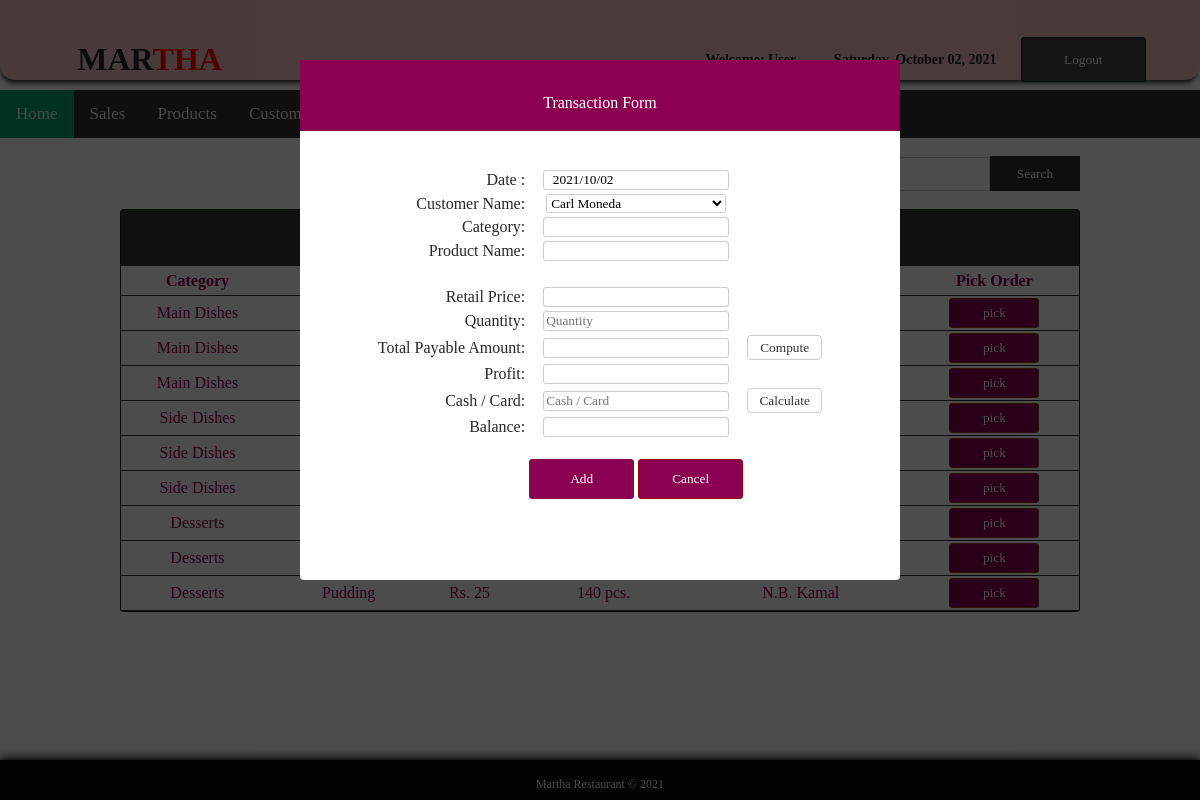
The app's page /process_sales.php (signed in) with its own data.
### tables this page shows
CREATE TABLE `products` (
  `id` int(11) NOT NULL,
  `category` varchar(100) NOT NULL,
  `name` varchar(100) NOT NULL,
  `quantity` int(11) NOT NULL,
  `purchase` int(11) NOT NULL,
  `retail` int(11) NOT NULL,
  `supplier` varchar(100) NOT NULL
);

### process_sales.php (the view, shortened to what this page needs)
<!DOCTYPE html PUBLIC "-//W3C//DTD XHTML 1.0 Transitional//EN" "http://www.w3.org/TR/xhtml1/DTD/xhtml1-transitional.dtd">
<html xmlns="http://www.w3.org/1999/xhtml">
<head>
</head>
<link rel="stylesheet" type="text/css" href="css/css1.css">
<body>
<div id="container">
<div id="header">
<table cellspacing="0" width="100%" border="0" cellpadding="20px">
<tr>
	<td width="56%">
    <table width="41%" border="0" cellspacing="0" cellpadding="0">
	  <tr>
	  <th scope="col"><h1>MAR<span style="color:red;">THA</span></h1></th>
	    </tr>
	  </table></td>
    <td style="font-size:14px;">
      <table width="93%" border="0" cellspacing="0" cellpadding="0">
        <tr>
        	<th scope="col">Welcome: <?php echo $_SESSION['access'];?></th>
          	<th scope="col"><?php
			$Today = date('y:m:d',time());
			$new = date('l, F d, Y', strtotime($Today));
			echo $new;
			?></th>
          	<th scope="col" width="20px"><a href="logout.php">
            <input type="button" id="btnadd" value="Logout" align="middle" />
          	</a></th>
        </tr>
  </table></td>
    </tr>
</table>
</div>
<br><br><br><br><br>
<div class="topnav" id="myTopnav">
  <a href="index.php" class="active">Home</a>
  <a href="sales.php">Sales</a>
  <a href="products.php">Products</a>
  <a href="customers.php">Customers</a>
  <a href="suppliers.php">Suppliers</a>
  <div class="dropdown">
    <button class="dropbtn">Sales Report
    </button>
  </div>
</div>
<br>
<table width="80%" border="0" align="center" cellpadding="0" cellspacing="0">
      <tr>
      	<td width="573">&nbsp;  </td>
        <td width="304" align="right"><form action="result.php" method="get" ecntype="multipart/data-form">
        <input type="submit" id="btnsearch" value="Search" name="search" />
        </form></td>
      </tr>
    </table></th>
  <div id="footer">
<table border="0" cellpadding="15px" align="center"; style="size: 12px; font-family: 'Comic Sans MS', cursive; color: #FFF; font-size: 12px;">
<tr>
	<td>
  Martha Restaurant &copy; 2021
    </td>
</tr>
</table>
</div>
  <div id="popup-box2" class="popup-position1">
<div id="popup-wrapper2">
<div id="popup-container2">
    <div id="popup-head-color5">
    <br>
    <p style="font-family:'Comic Sans MS', cursive; font-size:16px;"> Transaction Form </p>
    </div>
<?php
include 'config.php';
$id = $_GET['id'];
$view = "SELECT * from products where md5(id) = '$id'";
$result = $db_link->query($view);
$row = $result->fetch_assoc();
?>
    <br>
    <form action="" method="POST">
    <table border="0" align="center">
    <tr>
    <td align="right"> Date : </td>
    <td> <input type="text" name="dates" id="txtbox" value="<?php echo "  ". date("Y/m/d")?>" readonly> </td>
    </tr>
    <tr>
    <td align="right">Customer Name:</td>
    <td>
    <select name="customers" id="txtbox" readonly>
    <?php
	require('config.php');
	$query="SELECT * FROM customers";
	$result=mysqli_query($db_link, $query);
	while ($row1=mysqli_fetch_array($result)){?>
	<option><?php echo $row1['name']; ?></option>
	<?php
}?>
    </select>
    </td>
    </tr>
    <tr>
    <td align="right">Category:</td>
    <td><input type="text" id="txtbox" name="category" value="<?php echo $row['category'];?>" readonly><br></td>
    </tr>
    <tr>
    <td align="right">Product Name:</td>
    <td><input type="text" id="txtbox" name="name" value="<?php echo $row['name'];?>" readonly><br></td>
    </tr>
    <form method="POST">
    <form method="post">
    <tr>
    <td><input type="text" id="txtbox" name="purchase" value="<?php echo $row['purchase'];?>" hidden><br></td>
    </tr>
    <tr>
    <td align="right">Retail Price:</td>
    <td><input type="text" id="txtbox" name="amnt" value="<?php echo $row['retail'];?>" readonly><br></td>
    </tr>
    <tr>
    <td align="right">Quantity:</td>
    <td><input type="text" id="txtbox" name="quant" value="<?php echo @$quant ?>" placeholder="Quantity" required></td>
    </tr>
    <tr>
    <td align="right">Total Payable Amount:</td>
    <td><input type="text" id="txtbox" name="total" value="<?php echo @$total ?>" readonly></td>
    <td><input type="submit" name="calculate" value="Compute" id="btncalc"></td>
    </tr>
    <tr>
    <td align="right">Profit:</td>
    <td><input type="text" id="txtbox" name="profit" value="<?php echo @$profit ?>" readonly><br></td>
    </tr>
    </form>
    <tr>
    <td align="right">Cash / Card:</td>
    <td><input type="text" id="txtbox" value="<?php echo @$payment ?>" name="tendered" placeholder="Cash / Card"></td>
    <td><input type="submit" value="Calculate" name="sub" id="btncalc"></td>
    </tr>
    <tr>
    <td align="right">Balance:</td>
    <td><input type="text" id="txtbox" name="changed" value="<?php echo @$change ?>" readonly></td>
    </tr>
    </form>
    <br>
    <tr  align="center">
    <td>&nbsp;  </td>
    <td>
    <br>
    <input type="SUBMIT" name="update" id="btnnav1" value="Add"></form>
    <a href="sales.php"><input type="button" id="btnnav1" style="border:1px solid #900; background: #8c0052; height:40px; width:105px; border-radius:3px; color:#FFF;" value="Cancel"></a>
</div>
</div>
</div>
  <br>
  <tr>
    <td>
    <table border="0" cellpadding="0" cellspacing="0" align="center" width="80%" style="border:1px solid #030; color:#8c0052;">
     <tr>
     <th colspan="7" align="center" height="55px" style="border-bottom:1px solid #363636; background: #363636; color:#FFF;"> Select Products </th>
    </tr>
      <tr height="30px">
        <th style="border-bottom:1px solid #333;"> Category </th>
        <th style="border-bottom:1px solid #333;"> Name </th>
        <th style="border-bottom:1px solid #333;"> Price </th>
        <th style="border-bottom:1px solid #333;"> Quantity Left </th>
        <th style="border-bottom:1px solid #333;"> Supplier </th>
        <th style="border-bottom:1px solid #333;"> Pick Order </th>
      </tr>
       <?php
require('config.php');
$query="SELECT * FROM products";
$result=mysqli_query($db_link, $query);
while ($row=mysqli_fetch_array($result)){?>
      <tr align="center" style="height:35px">
      	<td style="border-bottom:1px solid #333;"> <?php echo $row['category']; ?> </td>
        <td style="border-bottom:1px solid #333;"> <?php echo $row['name']; ?> </td>
        <td style="border-bottom:1px solid #333;">Rs. <?php echo $row['retail']; ?> </td>
        <td style="border-bottom:1px solid #333;"> <?php echo $row['quantity']; ?> pcs. </td>
        <td style="border-bottom:1px solid #333;"> <?php echo $row['supplier']; ?> </td>
        <td style="border-bottom:1px solid #333;">
        <a href="process_sales.php?id=<?php echo md5($row['id']);?>"><input type="button" value="pick" style="width:90px; height:30px; color:#FFF; background: #8c0052; border:1px solid #930; border-radius:3px; font-family: 'Comic Sans MS', cursive;"></a>
        </td>
      </tr>
   <?php
}?>
    </table>
  </td>
  </tr>
</div>
</body>
</html>

### css/css1.css (style rules this page uses)
html { font-family: "Comic sans MS", cursive; color: rgb(41, 38, 37); height:100%; margin:0; padding:0; -webkit-background-size: cover; -moz-background-size: cover; -o-background-size: cover; background-size: cover; }
body { margin:0; font-size:16px; height:100%; margin:0; padding:0; background:url(../images/bg_food.jpg) no-repeat center fixed; -webkit-background-size: cover; -moz-background-size: cover; -o-background-size: cover; background-size: cover; }
#container { height:100px; width: auto; margin:0 auto; }
#header { box-shadow: -1px 5px 5px -2px #333333; position:fixed; width:100%; height:80px; border-radius:0px 0px 15px 15px; background-color:rgb(247, 195, 195); }
#footer { clear: both; background: rgb(1, 12, 12); height: 40px; width: 100%; position: fixed; left: 0px; bottom: 0px; text-align: center; box-shadow:0px -1px 10px 1px #000; }
#btnnav1 { border:1px solid #8c0052; background: #8c0052; border-radius:3px; height:40px; width:105px; color:#FFF; font-family:"Comic Sans MS", cursive; }
#btnsearch { border:1px solid #333; background: rgb(48, 48, 58); height:35px; width:90px; color: #FFF; font-family:"Comic Sans MS", cursive; }
#btnadd { border:1px solid #033; background: rgb(73, 64, 72); border-radius:3px; height:45px; width:125px; color: #FFF; font-family:"Comic Sans MS", cursive; }
#txtbox { border:1px solid #CCC; background: #FFF; border-radius:3px; width:180px; font-family:"Comic Sans MS", cursive; }
.popup-position1 { display: block; position:fixed; top:0; left:0; background-color:rgba(0,0,0,0.7); width:100%; height:100%; }
#popup-wrapper2 { width:600px; margin:60px auto; text-align:center; }
#popup-container2 { background-color:#fff; border-radius:4px; text-align:center; height:520px; }
#popup-head-color5 { width:600px; height:1px; color:#FFF; background: #8c0052; margin-left:auto; margin-right:auto; padding:0px 0px 70px; }
#btncalc { border:1px solid #CCC; color:#333; background:#FFF; height:25px; width:75px; border-radius:4px; font-family: "Comic Sans MS", cursive; }
a:link { color:#FFF; text-decoration: none; }
table { border-radius:3px; text-align: center; }
.topnav { overflow: hidden; background-color: #333; }
.topnav a { float: left; display: block; color: #f2f2f2; text-align: center; padding: 14px 16px; text-decoration: none; font-size: 17px; }
.active { background-color: #04AA6D; color: white; }
.dropdown { float: left; overflow: hidden; }
.dropdown .dropbtn { font-size: 17px; border: none; outline: none; color: white; padding: 14px 16px; background-color: inherit; font-family: inherit; margin: 0; }

### records on screen
products: category "Main Dishes"
products: category "Main Dishes"
products: category "Main Dishes"
products: category "Side Dishes"
products: category "Side Dishes"
products: category "Side Dishes"
products: category "Desserts"
products: category "Desserts"
products: category "Desserts", name "Pudding", retail "25", quantity "140", supplier "N.B. Kamal"

### other values on screen
form field customers "Carl Moneda"
